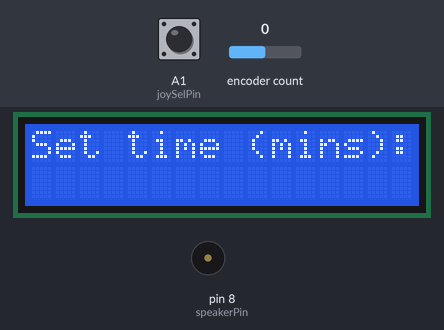
Recording of a sketch running on a simulated Arduino Uno, built with avr-gcc and run on an emulated ATmega328P. On the bench: 16×2 character LCD, buzzer (waves = sounding). The inputs (shaded band) are chosen by the test bench; at power-on: A1 (joySelPin) HIGH, encoder count 0.

Above: at 1.2 s.
1.3 s: A1 (joySelPin) pulled LOW for 0.15 s
At 1.86 s:
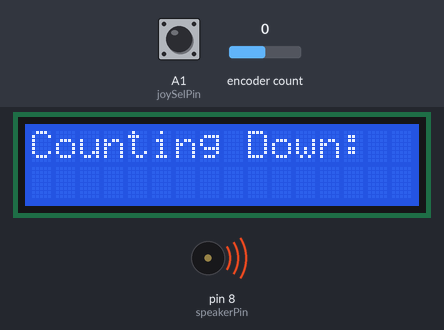
2.0 s: encoder count set to 1
At 4.7 s:
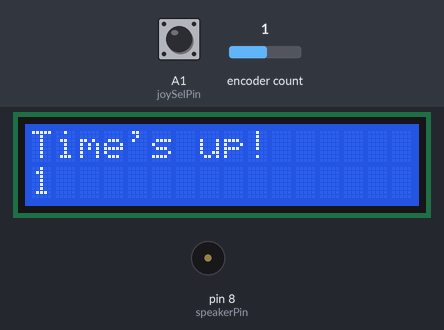
5.0 s: A1 (joySelPin) pulled LOW for 1 s
At 6.6 s:
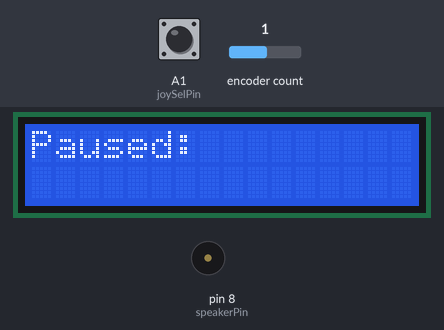
7.7 s: encoder count set to 2
At 8.3 s:
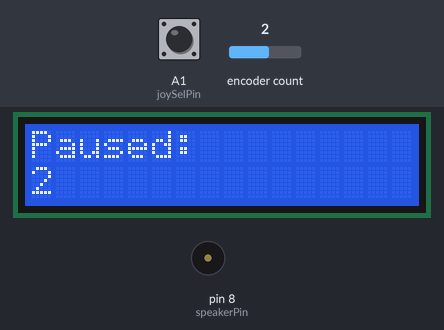
9.2 s: encoder count set to 3
At 10.7 s:
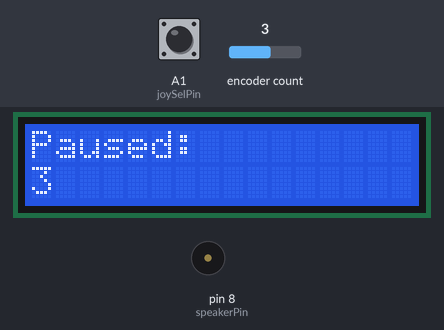
Timing chart, 0 to 11.7 s (numbered marks = the images above; inputs shaded):
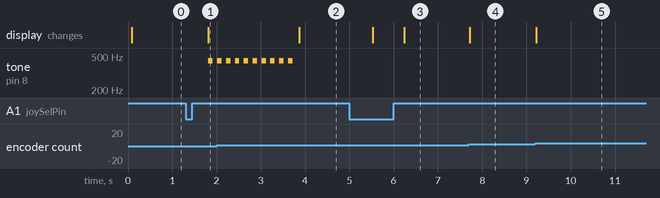

The sketch:

timer.ino
```cpp
#include <Wire.h>
#include <LiquidCrystal_I2C.h>
#include <Encoder.h>

LiquidCrystal_I2C lcd(0x27, 16, 2);
Encoder encoder(A3, A2);

const int joySelPin = A1;
const int speakerPin = 8;

unsigned long timerStart = 0;
unsigned long elapsedTime = 0;
unsigned long setTime = 0;
bool counting = false;
bool paused = false;
unsigned long pausedTime = 0;
unsigned long pausedSetTime = 0; // Добавляем переменную для сохранения установленного времени перед паузой

void setup() {
  pinMode(joySelPin, INPUT_PULLUP);
  pinMode(speakerPin, OUTPUT);

  lcd.init();
  lcd.backlight();

  lcd.setCursor(0, 0);
  lcd.print("Set time (mins): ");
}

void loop() {
  long newPosition = encoder.read() / 4;

  if (newPosition != setTime) {
    setTime = newPosition;
    elapsedTime = setTime * 60;

    lcd.setCursor(0, 1);
    lcd.print("                 ");
    lcd.setCursor(0, 1);
    lcd.print(setTime);

    counting = false; // Обнуляем таймер при изменении установленного времени
  }

  int joySelState = digitalRead(joySelPin);

  if (joySelState == LOW) {
    delay(500);

    if (!counting) {
      if (!paused) {
        timerStart = millis();
      } else {
        // Если была пауза, продолжаем с сохраненным установленным временем
        timerStart = millis() - pausedTime;
        paused = false;
        setTime = pausedSetTime; // Устанавливаем время из сохраненного значения
      }

      counting = true;

      lcd.clear();
      lcd.setCursor(0, 0);
      lcd.print("Counting Down: ");
    } else {
      counting = false; // Останавливаем таймер при повторном нажатии
      paused = true;
      pausedTime = millis() - timerStart; // Запоминаем прошедшее время при паузе
      pausedSetTime = setTime; // Сохраняем установленное время перед паузой
      lcd.clear();
      lcd.setCursor(0, 0);
      lcd.print("Paused: ");
    }
  }

  if (counting) {
    unsigned long currentTime = millis();
    unsigned long elapsedTimeMillis = currentTime - timerStart;
    elapsedTime = setTime * 60 - (elapsedTimeMillis / 1000);

    if (elapsedTime <= 0) {
      counting = false;

      for (int i = 0; i < 10; i++) {
        tone(speakerPin, 440, 100);
        delay(100);
        noTone(speakerPin);
        delay(100);
      }

      lcd.clear();
      lcd.setCursor(0, 0);
      lcd.print("Time's up!");
      lcd.setCursor(0, 1);
      lcd.print("Press  restart button");
      return;
    }

    lcd.setCursor(0, 1);
    lcd.print(elapsedTime / 60);
    lcd.print(":");
    if ((elapsedTime % 60) < 10) {
      lcd.print("0");
    }
    lcd.print(elapsedTime % 60);

    delay(200);
  }
}
```

code.c
```cpp
#include <Wire.h>
#include <LiquidCrystal_I2C.h>
#include <Encoder.h>

LiquidCrystal_I2C lcd(0x27, 16, 2);
Encoder encoder(A3, A2);

const int joySelPin = A1;
const int speakerPin = 8;
const int buttonPin = 9; // Пин для кнопки включения/выключения звука

bool soundEnabled = true; // Переменная для отслеживания состояния звука (включен или выключен)

unsigned long timerStart = 0;
unsigned long elapsedTime = 0;
unsigned long setTime = 0;
bool counting = false;
bool paused = false;
unsigned long pausedTime = 0;
unsigned long pausedSetTime = 0;

void setup() {
  pinMode(joySelPin, INPUT_PULLUP);
  pinMode(speakerPin, OUTPUT);
  pinMode(buttonPin, INPUT_PULLUP); // Устанавливаем кнопку с подтяжкой к питанию

  lcd.init();
  lcd.backlight();

  lcd.setCursor(0, 0);
  lcd.print("Set time (mins): ");
  lcd.setCursor(15, 0); // Позиция для вывода состояния звука
  lcd.print(soundEnabled ? "S" : "M"); // Вывод "S" или "M" в зависимости от состояния звука
}

void loop() {
  long newPosition = encoder.read() / 4;

  if (newPosition != setTime) {
    setTime = newPosition;
    elapsedTime = setTime * 60;

    lcd.setCursor(0, 1);
    lcd.print("                 ");
    lcd.setCursor(0, 1);
    lcd.print(setTime);

    counting = false; // Обнуляем таймер при изменении установленного времени
  }

  int joySelState = digitalRead(joySelPin);

  if (joySelState == LOW) {
    delay(500);

    if (!counting) {
      if (!paused) {
        timerStart = millis();
      } else {
        // Если была пауза, продолжаем с сохраненным установленным временем
        timerStart = millis() - pausedTime;
        paused = false;
        setTime = pausedSetTime; // Устанавливаем время из сохраненного значения
      }

      counting = true;

      lcd.clear();
      lcd.setCursor(0, 0);
      lcd.print("Counting Down: ");
      lcd.setCursor(15, 0); // Позиция для вывода состояния звука
      lcd.print(soundEnabled ? "S" : "M"); // Вывод "S" или "M" в зависимости от состояния звука
    } else {
      counting = false; // Останавливаем таймер при повторном нажатии
      paused = true;
      pausedTime = millis() - timerStart; // Запоминаем прошедшее время при паузе
      pausedSetTime = setTime; // Сохраняем установленное время перед паузой
      lcd.clear();
      lcd.setCursor(0, 0);
      lcd.print("Paused: ");
      lcd.setCursor(15, 0); // Позиция для вывода состояния звука
      lcd.print(soundEnabled ? "S" : "M"); // Вывод "S" или "M" в зависимости от состояния звука
    }
  }

  int buttonState = digitalRead(buttonPin);

  if (buttonState == LOW) {
    // При нажатии кнопки меняем состояние звука и выводим соответствующее сообщение
    soundEnabled = !soundEnabled;
    lcd.setCursor(15, 0); // Позиция для вывода состояния звука
    lcd.print(soundEnabled ? "S" : "M"); // Вывод "S" или "M" в зависимости от состояния звука
    delay(500);  // Задержка для предотвращения дребезга кнопки
  }

  if (counting) {
    unsigned long currentTime = millis();
    unsigned long elapsedTimeMillis = currentTime - timerStart;
    elapsedTime = setTime * 60 - (elapsedTimeMillis / 1000);

    if (elapsedTime <= 0) {
      counting = false;

      for (int i = 0; i < 10; i++) {
        if (soundEnabled) {
          tone(speakerPin, 440, 100);
          delay(100);
          noTone(speakerPin);
          delay(100);
        }
      }

      lcd.clear();
      lcd.setCursor(0, 0);
      lcd.print("Time's up!");
      lcd.setCursor(0, 1);
      lcd.print("Press restart button");
      return;
    }

    lcd.setCursor(0, 1);
    lcd.print(elapsedTime / 60);
    lcd.print(":");
    if ((elapsedTime % 60) < 10) {
      lcd.print("0");
    }
    lcd.print(elapsedTime % 60);

    delay(200);
  }
}
```

___________.c
```cpp
#include <Wire.h>
#include <LiquidCrystal_I2C.h>
#include <Encoder.h>

LiquidCrystal_I2C lcd(0x27, 16, 2);
Encoder encoder(A3, A2);

const int joySelPin = A1;
const int speakerPin = 8;

unsigned long timerStart = 0;
unsigned long elapsedTime = 0;
unsigned long setTime = 0;
bool counting = false;
bool paused = false;
unsigned long pausedTime = 0;
unsigned long pausedSetTime = 0; // Добавляем переменную для сохранения установленного времени перед паузой

void setup() {
  pinMode(joySelPin, INPUT_PULLUP);
  pinMode(speakerPin, OUTPUT);

  lcd.init();
  lcd.backlight();

  lcd.setCursor(0, 0);
  lcd.print("Set time (mins): ");
}

void loop() {
  long newPosition = encoder.read() / 4;

  if (newPosition != setTime) {
    setTime = newPosition;
    elapsedTime = setTime * 60;

    lcd.setCursor(0, 1);
    lcd.print("                 ");
    lcd.setCursor(0, 1);
    lcd.print(setTime);

    counting = false; // Обнуляем таймер при изменении установленного времени
  }

  int joySelState = digitalRead(joySelPin);

  if (joySelState == LOW) {
    delay(500);

    if (!counting) {
      if (!paused) {
        timerStart = millis();
      } else {
        // Если была пауза, продолжаем с сохраненным установленным временем
        timerStart = millis() - pausedTime;
        paused = false;
        setTime = pausedSetTime; // Устанавливаем время из сохраненного значения
      }

      counting = true;

      lcd.clear();
      lcd.setCursor(0, 0);
      lcd.print("Counting Down: ");
    } else {
      counting = false; // Останавливаем таймер при повторном нажатии
      paused = true;
      pausedTime = millis() - timerStart; // Запоминаем прошедшее время при паузе
      pausedSetTime = setTime; // Сохраняем установленное время перед паузой
      lcd.clear();
      lcd.setCursor(0, 0);
      lcd.print("Paused: ");
    }
  }

  if (counting) {
    unsigned long currentTime = millis();
    unsigned long elapsedTimeMillis = currentTime - timerStart;
    elapsedTime = setTime * 60 - (elapsedTimeMillis / 1000);

    if (elapsedTime <= 0) {
      counting = false;

      for (int i = 0; i < 10; i++) {
        tone(speakerPin, 440, 100);
        delay(100);
        noTone(speakerPin);
        delay(100);
      }

      lcd.clear();
      lcd.setCursor(0, 0);
      lcd.print("Time's up!");
      lcd.setCursor(0, 1);
      lcd.print("Press  restart button");
      return;
    }

    lcd.setCursor(0, 1);
    lcd.print(elapsedTime / 60);
    lcd.print(":");
    if ((elapsedTime % 60) < 10) {
      lcd.print("0");
    }
    lcd.print(elapsedTime % 60);

    delay(200);
  }
}
```

Measured:
- after the input at 1.3 s, tone on pin 8 (speakerPin): silent → 440 Hz after 0.52 s, → silent 0.10 s later; the display: changes after 0.52 s (image 1)
- after the input at 2.0 s, the display: changes after 1.9 s (image 2)
- after the input at 5.0 s, the display: first changes after 0.52 s (image 3 shows a later state)
- after the input at 7.7 s, the display: changes at once (image 4)
- after the input at 9.2 s, the display: changes at once (image 5)
